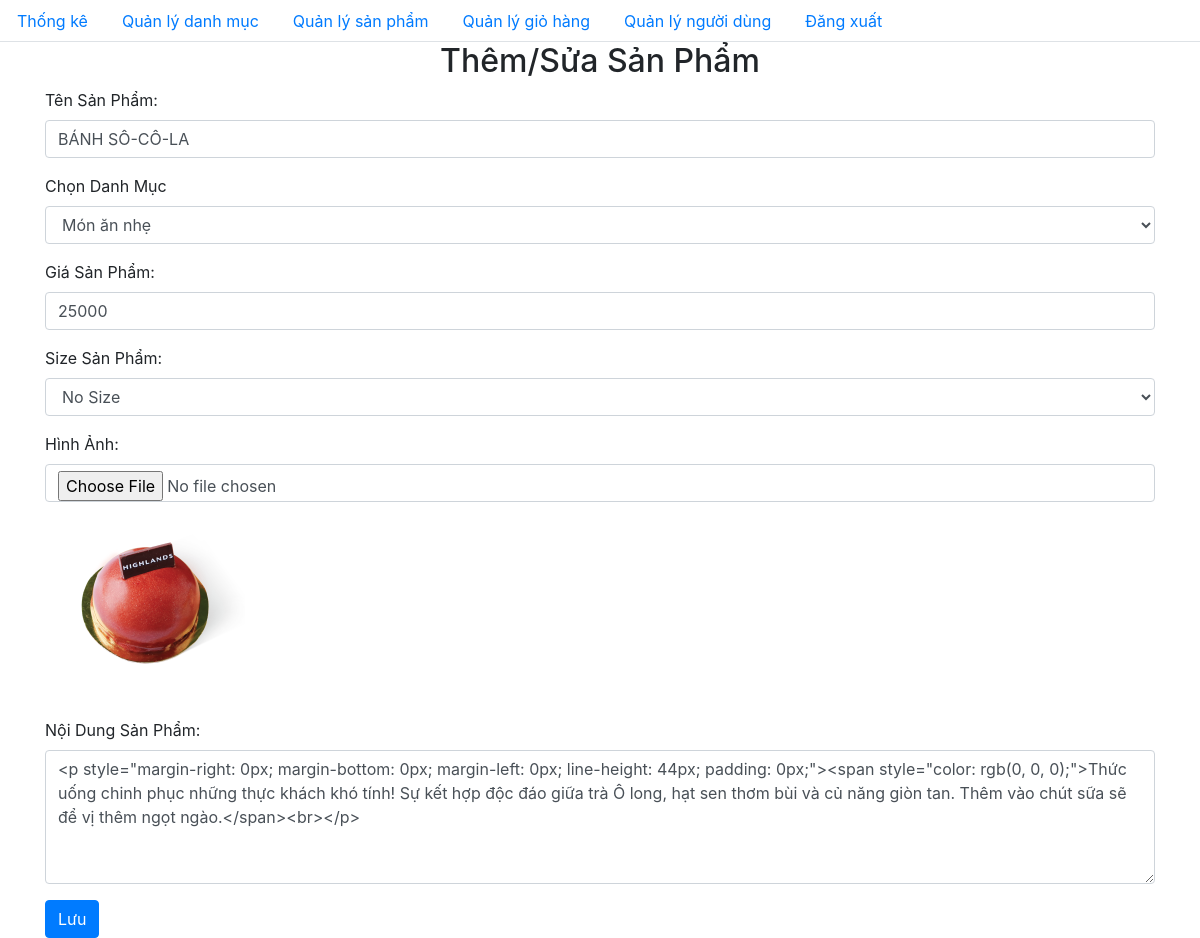
Page /admin/product/add.php?id=1 on the committed database.
### tables this page shows
CREATE TABLE `product` (
    `id` int(11) NOT NULL,
    `title` varchar(200) NOT NULL,
    `price` float NOT NULL,
    `number` float NOT NULL,
    `thumbnail` varchar(500) NOT NULL,
    `content` longtext NOT NULL,
    `id_category` int(11) NOT NULL,
    `created_at` datetime DEFAULT NULL,
    `updated_at` datetime DEFAULT NULL
  );

CREATE TABLE `category` (
    `id` int(11) NOT NULL,
    `name` varchar(50) NOT NULL,
    `created_at` datetime DEFAULT NULL,
    `updated_at` datetime DEFAULT NULL
  );

CREATE TABLE `product_size` (
    `id` int(11) NOT NULL AUTO_INCREMENT,
    `product_id` int(11) NOT NULL,  
    `size` varchar(50) NOT NULL,  
    `price` float NOT NULL,  
    PRIMARY KEY (`id`),
    FOREIGN KEY (`product_id`) REFERENCES `product`(`id`) ON DELETE CASCADE
  );

### admin/database/dbhelper.php (called while the page is built, shortened)
<?php
function executeResult($sql)
{
	$con = mysqli_connect(HOST, USERNAME, PASSWORD, DATABASE);
	mysqli_set_charset($con, "utf8");
	$result = mysqli_query($con, $sql);
	$data   = [];
	while ($row = mysqli_fetch_array($result, 1)) {
		$data[] = $row;
	}
	return $data;
}
function executeSingleResult($sql, $params = [])
{
    $con = mysqli_connect(HOST, USERNAME, PASSWORD, DATABASE);
    mysqli_set_charset($con, "utf8");
    $stmt = mysqli_prepare($con, $sql);
    mysqli_stmt_execute($stmt);
    $result = mysqli_stmt_get_result($stmt);
    $row = mysqli_fetch_array($result, MYSQLI_ASSOC);
    if ($row) {
        return $row;
    } else {
        return [];
    }
}

### admin/product/add.php (the view, shortened to what this page needs)
<?php
require_once('../database/dbhelper.php');
$id = $title = $size = $price = $number = $thumbnail = $content = $id_category = "";
if (isset($_GET['id'])) {
    $id = $_GET['id'];
    $sql = 'SELECT * FROM product WHERE id=' . $id;
    $product = executeSingleResult($sql);
    if ($product != null) {
        $title = $product['title'];
        $thumbnail = $product['thumbnail'];
        $content = $product['content'];
        $id_category = $product['id_category'];
    }
    $sql_size_price = 'SELECT * FROM product_size WHERE product_id=' . $id . ' LIMIT 1';
    $size_price = executeSingleResult($sql_size_price);
    if ($size_price != null) {
        $size = $size_price['size'];
        $price = $size_price['price'];
    }
}
?>
<!DOCTYPE html>
<html>
<head>
    <link rel="stylesheet" href="https://maxcdn.bootstrapcdn.com/bootstrap/4.4.1/css/bootstrap.min.css">
    <link href="https://cdn.jsdelivr.net/npm/summernote@0.8.18/dist/summernote.min.css" rel="stylesheet">
</head>
<body>
    <ul class="nav nav-tabs">
        <li class="nav-item"><a class="nav-link" href="../index.php">Thống kê</a></li>
        <li class="nav-item"><a class="nav-link" href="index.php">Quản lý danh mục</a></li>
        <li class="nav-item"><a class="nav-link" href="../product/">Quản lý sản phẩm</a></li>
        <li class="nav-item"><a class="nav-link" href="../dashboard.php">Quản lý giỏ hàng</a></li>
        <li class="nav-item"><a class="nav-link" href="user/">Quản lý người dùng</a></li>
        <li class="nav-item"><a class="nav-link" href="../logout.php">Đăng xuất</a></li>
    </ul>
    <div class="container">
        <div class="panel panel-primary">
            <div class="panel-heading"><h2 class="text-center">Thêm/Sửa Sản Phẩm</h2></div>
            <div class="panel-body">
                <form method="POST" enctype="multipart/form-data">
                    <div class="form-group">
                        <label for="name">Tên Sản Phẩm:</label>
                        <input required="true" type="text" class="form-control" id="title" name="title" value="<?= $title ?>">
                    </div>
                    <div class="form-group">
                        <label for="exampleFormControlSelect1">Chọn Danh Mục</label>
                        <select class="form-control" id="id_category" name="id_category">
                            <?php
                            $sql = 'select * from category';
                            $categoryList = executeResult($sql);
                            foreach ($categoryList as $item) {
                                echo '<option value="' . $item['id'] . '" ' . ($item['id'] == $id_category ? 'selected' : '') . '>' . $item['name'] . '</option>';
                            }
                            ?>
                        </select>
                    </div>
                    <div class="form-group">
                        <label for="name">Giá Sản Phẩm:</label>
                        <input required="true" type="text" class="form-control" id="price" name="price" value="<?= $price ?>">
                    </div>
                    <div class="form-group">
                        <label for="size">Size Sản Phẩm:</label>
                        <select class="form-control" id="size" name="size">
                            <option value="No Size" <?= $size == 'No Size' ? 'selected' : '' ?>>No Size</option>
                        </select>
                    </div>
                    <div class="form-group">
                        <label for="name">Hình Ảnh:</label>
                        <input type="file" class="form-control" id="thumbnail" name="thumbnail">
                        <img src="<?= $thumbnail ?>" style="max-width: 200px;" />
                    </div>
                    <div class="form-group">
                        <label for="content">Nội Dung Sản Phẩm:</label>
                        <textarea class="form-control" id="content" name="content" rows="5"><?= $content ?></textarea>
                    </div>
                    <button type="submit" class="btn btn-primary">Lưu</button>
                </form>
            </div>
        </div>
    </div>
</body>
</html>

### rows in the picture
product: title "BÁNH SÔ-CÔ-LA", id_category "Món ăn nhẹ", thumbnail (picture), content "<p style=\"margin-right: 0px; margin-bottom: 0px; margin-left: 0px; line-height: 44px; padding: 0px;\"><span style=\"color: rgb(0, 0, 0);\">Thức uống chinh phục những thực khách khó tính! Sự kết hợp độc đáo giữa trà Ô long, hạt sen thơm bùi và củ năng giòn tan. Thêm vào chút sữa sẽ để vị thêm ngọt ngào.</span><br></p>"
product_size: price "25000", size "No Size"
